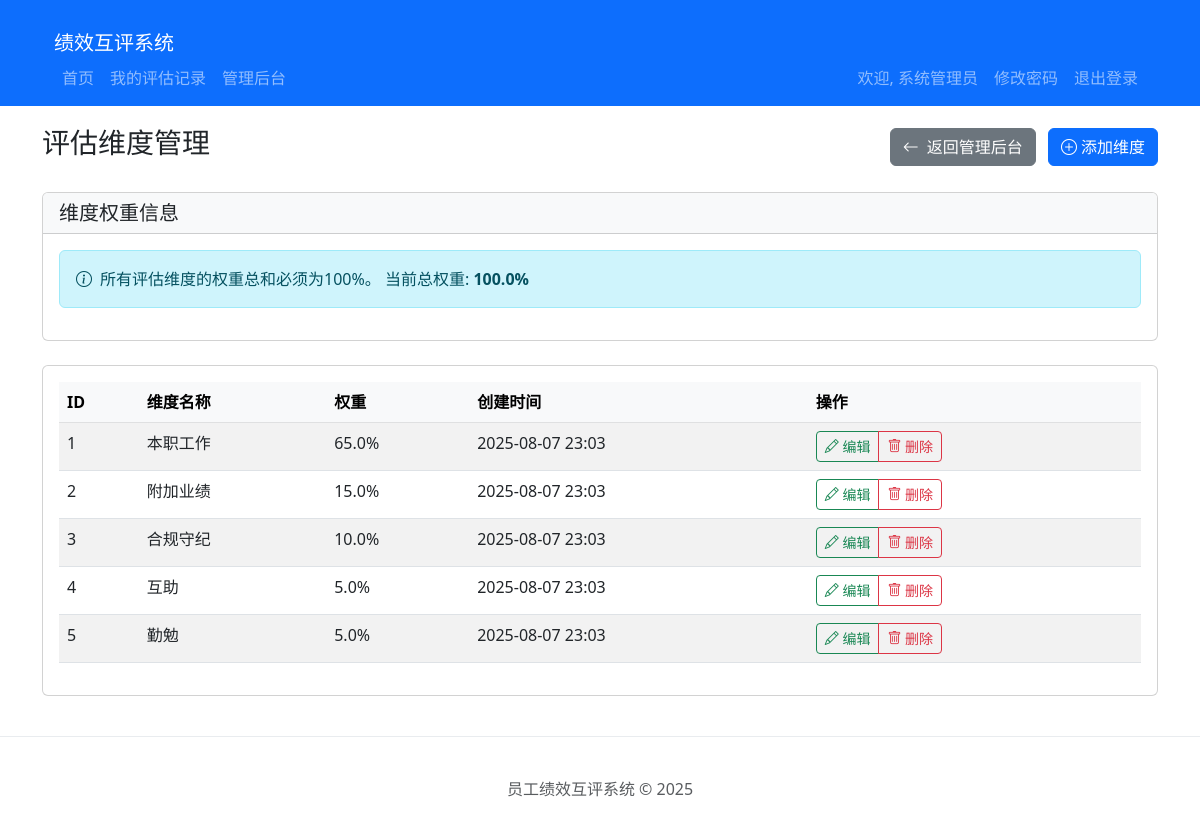
Screenshot of /admin/dimensions (signed in) with the database file from the repository.
### models.py (models this page shows, shortened)
class Employee(UserMixin, db.Model):
    __tablename__ = 'employees'
    id = db.Column(db.Integer, primary_key=True)
    employee_id = db.Column(db.String(20), unique=True, nullable=False)
    name = db.Column(db.String(100), nullable=False)
    position = db.Column(db.String(100), nullable=False)
    password_hash = db.Column(db.String(256), nullable=False)
    is_admin = db.Column(db.Boolean, default=False)
    is_frozen = db.Column(db.Boolean, default=False)
    role = db.Column(db.String(20), default='员工', nullable=False)
    position_coefficient = db.Column(db.Float, default=1.0, nullable=False)
    created_at = db.Column(db.DateTime, default=datetime.utcnow)
    updated_at = db.Column(db.DateTime, default=datetime.utcnow, onupdate=datetime.utcnow)

class EvaluationDimension(db.Model):
    __tablename__ = 'evaluation_dimensions'
    id = db.Column(db.Integer, primary_key=True)
    name = db.Column(db.String(100), nullable=False)
    status = db.Column(db.String(20), default='published', nullable=False)
    weight = db.Column(db.Float, nullable=False)
    created_at = db.Column(db.DateTime, default=datetime.utcnow)
    updated_at = db.Column(db.DateTime, default=datetime.utcnow, onupdate=datetime.utcnow)

### app.py (the view)
@app.route('/admin/dimensions')
@login_required
@readonly_admin_required
def admin_dimension_list():
    from models import EvaluationDimension
    from forms import DimensionForm
    dimensions = EvaluationDimension.query.all()
    total_weight = sum(d.weight for d in dimensions)
    return render_template('admin/dimension_list.html', dimensions=dimensions, total_weight=total_weight)

### app.py (called while the page is built)
def readonly_admin_required(f):
    @wraps(f)
    def decorated_function(*args, **kwargs):
        if not current_user.is_authenticated:
            return redirect(url_for('login', next=request.url))
        if not (current_user.is_admin or current_user.role != '员工'):
            abort(403)
        if current_user.role != '员工' and request.method != 'GET':
            flash('您只能以只读模式访问管理后台', 'danger')
            return redirect(url_for('admin_dashboard'))
        return f(*args, **kwargs)
    return decorated_function

@app.template_filter('shanghai_time')
def shanghai_time_filter(dt, format='%Y-%m-%d %H:%M:%S'):
    if dt is None:
        return ""
    utc_dt = pytz.utc.localize(dt)
    shanghai_tz = pytz.timezone('Asia/Shanghai')
    return utc_dt.astimezone(shanghai_tz).strftime(format)

@login_manager.user_loader
def load_user(user_id):
    return Employee.query.get(int(user_id))

### templates/admin/dimension_list.html (shortened to what this page needs)
{% extends 'base.html' %}
{% block content %}
<div class="row">
    <div class="col-md-12">
        <div class="d-flex justify-content-between align-items-center mb-4">
    <h3>评估维度管理</h3>
    <div>
        <a href="{{ url_for('admin_dashboard') }}" class="btn btn-secondary me-2">
            <i class="bi bi-arrow-left me-1"></i> 返回管理后台
        </a>
        <a href="{{ url_for('admin_dimension_add') }}" class="btn btn-primary">
            <i class="bi bi-plus-circle me-1"></i>添加维度
        </a>
    </div>
</div>
        <div class="card mb-4">
            <div class="card-header bg-light">
                <h5 class="mb-0">维度权重信息</h5>
            </div>
            <div class="card-body">
                <div class="alert alert-info">
                    <i class="bi bi-info-circle me-2"></i>所有评估维度的权重总和必须为100%。
                    当前总权重: <strong>{{ total_weight*100 }}%</strong>
                </div>
            </div>
        </div>
        <div class="card">
            <div class="card-body">
                {% if dimensions %}
                <div class="table-responsive">
                    <table class="table table-striped table-hover">
                        <thead class="table-light">
                            <tr>
                                <th>ID</th>
                                <th>维度名称</th>
                                <th>权重</th>
                                <th>创建时间</th>
                                <th>操作</th>
                            </tr>
                        </thead>
                        <tbody>
                            {% for dimension in dimensions %}
                            <tr>
                                <td>{{ dimension.id }}</td>
                                <td>{{ dimension.name }}</td>
                                <td>{{ dimension.weight*100 }}%</td>
                                <td>{{ dimension.created_at|shanghai_time('%Y-%m-%d %H:%M') }}</td>
                                <td>
                                    <div class="btn-group" role="group">
                                        <a href="{{ url_for('admin_dimension_edit', id=dimension.id) }}" class="btn btn-sm btn-outline-success">
                                            <i class="bi bi-pencil"></i> 编辑
                                        </a>
                                        <button type="button" class="btn btn-sm btn-outline-danger" data-bs-toggle="modal" data-bs-target="#deleteModal{{ dimension.id }}">
                                            <i class="bi bi-trash"></i> 删除
                                        </button>
                                    </div>
                                </td>
                            </tr>
                            {% endfor %}
                        </tbody>
                    </table>
                </div>
                {% else %}
                <div class="alert alert-info">
                    <i class="bi bi-info-circle me-2"></i>暂无评估维度信息，请点击上方"添加维度"按钮添加。
                </div>
                {% endif %}
            </div>
        </div>
    </div>
</div>
{% endblock %}
{% block extra_css %}
<link href="{{ url_for('static', filename='css/bootstrap-icons.css') }}" rel="stylesheet">
{% endblock %}

### templates/base.html (shortened to what this page needs)
<!DOCTYPE html>
<html lang="zh-CN">
<head>
    <link href="{{ url_for('static', filename='css/bootstrap.min.css') }}" rel="stylesheet">
    {% block extra_css %}{% endblock %}
</head>
<body>
    <nav class="navbar navbar-expand-lg navbar-dark bg-primary">
    <div class="container">
    <div class="container-fluid">
        <a class="navbar-brand" href="{{ url_for('index') }}">绩效互评系统</a>
        <div class="collapse navbar-collapse" id="navbarNav">
        {% if current_user.is_authenticated %}
        <ul class="navbar-nav me-auto">
            <li class="nav-item">
                <a class="nav-link" href="{{ url_for('index') }}">首页</a>
            </li>
            <li class="nav-item">
                <a class="nav-link" href="{{ url_for('my_evaluations') }}">我的评估记录</a>
            </li>
            {% if current_user.employee_id == '10000' %}
            <li class="nav-item">
                <a class="nav-link" href="{{ url_for('admin_dashboard') }}">管理后台</a>
            </li>
            {% endif %}
        </ul>
        <ul class="navbar-nav">
            <li class="nav-item">
                <span class="nav-link">欢迎, {{ current_user.name }}</span>
            </li>
            <li class="nav-item">
                  <a href="{{ url_for('change_password') }}" class="nav-link">修改密码</a>
              </li>
              <li class="nav-item">
                  <a href="{{ url_for('logout') }}" class="nav-link">退出登录</a>
              </li>
        </ul>
        {% else %}
        <ul class="navbar-nav ms-auto">
            <li class="nav-item">
                <a class="nav-link" href="{{ url_for('login') }}">登录</a>
            </li>
        </ul>
        {% endif %}
        </div>
    </nav>
    <div class="container">
        {% block content %}{% endblock %}
    </div>
    <footer class="footer">
        <div class="container">
            <span class="text-muted">员工绩效互评系统 &copy; 2025</span>
        </div>
    </footer>
</body>
</html>

### templates/base.html (style rules this page uses)
.container { margin-top: 20px; }
.footer { margin-top: 40px; padding: 20px; text-align: center; border-top: 1px solid #e9ecef; }

### rows the page displays
Employee: name "系统管理员"
EvaluationDimension: id "1", name "本职工作", dimension.weight*100 "65.0", created_at|shanghai_time "2025-08-07 23:03"
EvaluationDimension: id "2", name "附加业绩", dimension.weight*100 "15.0", created_at|shanghai_time "2025-08-07 23:03"
EvaluationDimension: id "3", name "合规守纪", dimension.weight*100 "10.0", created_at|shanghai_time "2025-08-07 23:03"
EvaluationDimension: id "4", name "互助", dimension.weight*100 "5.0", created_at|shanghai_time "2025-08-07 23:03"
EvaluationDimension: id "5", name "勤勉", dimension.weight*100 "5.0", created_at|shanghai_time "2025-08-07 23:03"

### other values shown
{{ total_weight*100 }} "100.0"
